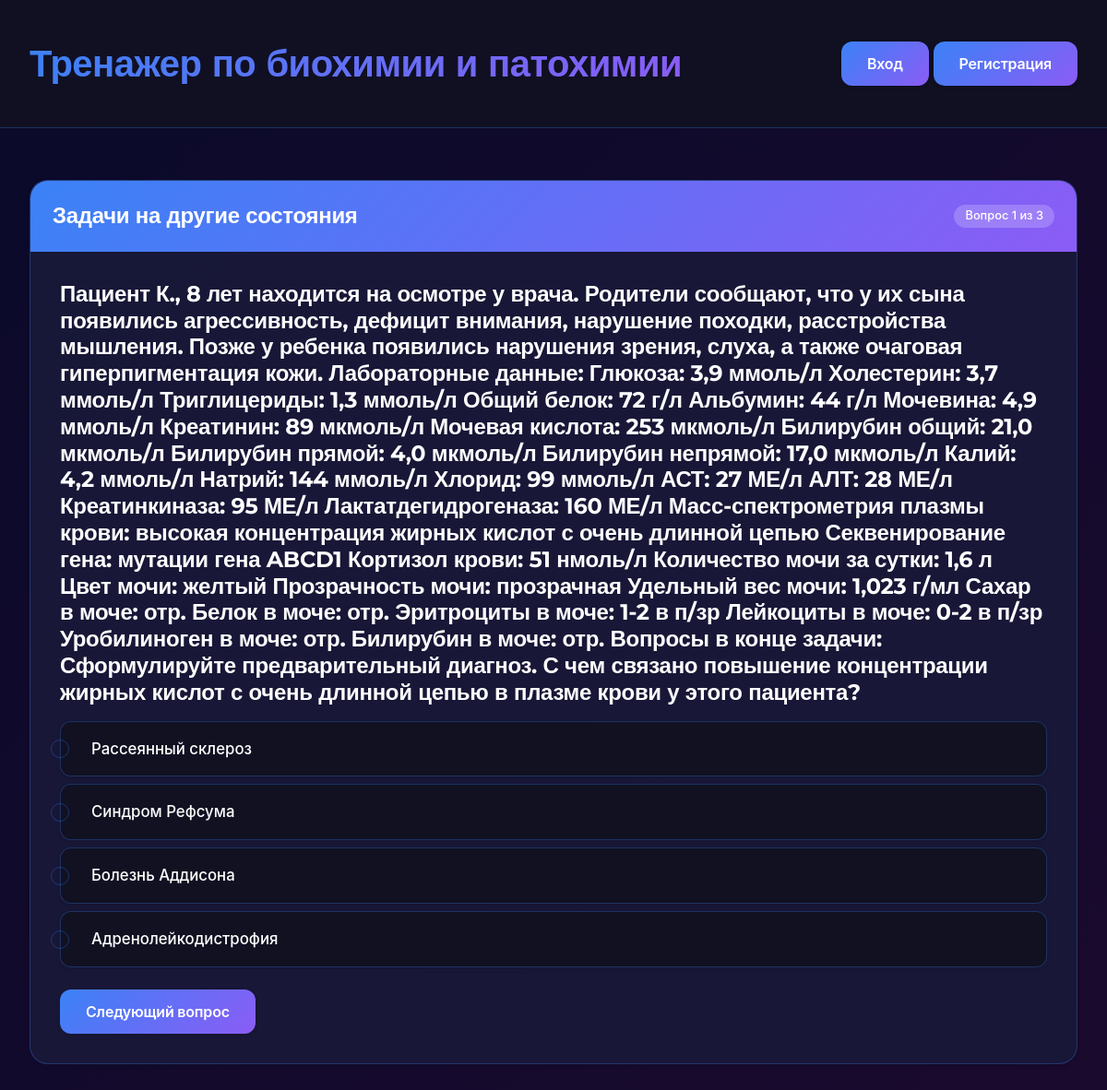
Page /quiz/17/question/30/ on the committed database.
### quiz/models.py (models this page shows, shortened)
class Quiz(models.Model):
    CATEGORY_CHOICES = [
        ('bio', 'Тренажеры по биохимии'),
        ('patho', 'Тренажеры по патохимии'),
    ]
    title = models.CharField('Название викторины', max_length=200)
    description = models.TextField('Описание', blank=True)
    created_at = models.DateTimeField('Дата создания', auto_now_add=True)
    category = models.CharField(
        'Раздел',
        max_length=10,
        choices=CATEGORY_CHOICES,
        default='bio'
    )
    class Meta:
        verbose_name = 'Викторина'
        verbose_name_plural = 'Викторины'

class Question(models.Model):
    quiz = models.ForeignKey(Quiz, on_delete=models.CASCADE, related_name='questions', verbose_name='Викторина')
    text = models.CharField('Текст вопроса', max_length=2000)
    explanation = models.TextField('Пояснение', blank=True)
    order = models.IntegerField('Порядок', default=0)
    image = models.ImageField('Изображение к вопросу', upload_to='question_images/', blank=True, null=True)
    class Meta:
        verbose_name = 'Вопрос'
        verbose_name_plural = 'Вопросы'
        ordering = ['order']

class Choice(models.Model):
    question = models.ForeignKey(Question, on_delete=models.CASCADE, related_name='choices', verbose_name='Вопрос')
    text = models.CharField('Текст ответа', max_length=1000)
    is_correct = models.BooleanField('Правильный ответ', default=False)
    class Meta:
        verbose_name = 'Вариант ответа'
        verbose_name_plural = 'Варианты ответов'

### quiz/views.py (the view, shortened to what this page needs)
# urls.py: path('quiz/<int:quiz_id>/question/<int:question_id>/', views.question_view, name='question_view'),
def question_view(request, quiz_id, question_id):
    quiz = get_object_or_404(Quiz, id=quiz_id)
    question = get_object_or_404(Question, id=question_id, quiz=quiz)
    question_order = request.session.get(f'quiz_{quiz_id}_question_order', [])
    if not question_order:
        questions_list = list(quiz.questions.all())
        random.shuffle(questions_list)
        question_order = [q.id for q in questions_list]
        request.session[f'quiz_{quiz_id}_question_order'] = question_order
    choices = question.choices.all()
    current_number = question_order.index(question_id) + 1
    total_questions = len(question_order)
    return render(request, 'quiz/question.html', {
        'quiz': quiz,
        'question': question,
        'choices': choices,
        'current_number': current_number,
        'total_questions': total_questions,
    })

### quiz/templates/quiz/question.html (shortened to what this page needs)
{% extends 'quiz/base.html' %}
{% block content %}
<div class="card">
    <div class="card-header bg-primary text-white">
        <div class="d-flex justify-content-between align-items-center">
            <h4 class="mb-0">{{ quiz.title }}</h4>
            <span class="badge bg-light text-dark">Вопрос {{ current_number }} из {{ total_questions }}</span>
        </div>
    </div>
    <div class="card-body">
        <h5 class="card-title">{{ question.text }}</h5>
        <form method="post">
            {% for choice in choices %}
            <label class="form-check mb-2" style="cursor: pointer; width: 100%;">
                <input class="form-check-input" type="radio" name="choice"
                       value="{{ choice.id }}" id="choice{{ choice.id }}" required>
                <span class="form-check-label" style="margin-left: 12px;">
                    {{ choice.text }}
                </span>
            </label>
            {% endfor %}
            <button type="submit" class="btn btn-success mt-3">
                {% if current_number == total_questions %}
                Завершить тест
                {% else %}
                Следующий вопрос
                {% endif %}
            </button>
        </form>
    </div>
</div>
{% endblock %}

### quiz/static/quiz/css/style.css (style rules this page uses)
:root { --bg-gradient-start: #0a0a2a; --bg-gradient-end: #1a0a2e; --bg-secondary: #111122; --bg-card: rgba(26, 26, 58, 0.85); --bg-hover: rgba(34, 34, 68, 0.9); --text-primary: #ffffff; --text-secondary: #c0c0c0; --accent-start: #3b82f6; --accent-end: #8b5cf6; --accent-hover-start: #2563eb; --accent-hover-end: #7c3aed; --success: #10b981; --danger: #ef4444; --border: rgba(59, 130, 246, 0.3); }
* { margin: 0; padding: 0; box-sizing: border-box; }
html { height: 100%; }
body { background: linear-gradient(135deg, var(--bg-gradient-start), var(--bg-gradient-end)); background-attachment: fixed; background-size: cover; min-height: 100vh; font-family: 'Inter', -apple-system, BlinkMacSystemFont, sans-serif; color: var(--text-primary); line-height: 1.6; font-size: 18px; overflow-x: hidden; width: 100%; position: relative; }
h1, h2, h3, h4, h5 { font-family: 'Montserrat', sans-serif; font-weight: 800; }
h3, h4, h5 { font-weight: 600; letter-spacing: -0.3px; }
.card { background: var(--bg-card); border: 1px solid var(--border); border-radius: 20px; transition: all 0.3s cubic-bezier(0.4, 0, 0.2, 1); overflow: hidden; height: 100%; width: 100%; }
.card-body { padding: clamp(1rem, 4vw, 2rem); }
.card-title { font-size: clamp(1.2rem, 4vw, 1.5rem); font-weight: 700; margin-bottom: 1rem; color: var(--text-primary); word-wrap: break-word; }
.btn { padding: clamp(8px, 2vw, 12px) clamp(16px, 4vw, 28px); font-size: clamp(0.85rem, 3vw, 1rem); font-weight: 600; border-radius: 12px; transition: all 0.2s ease; letter-spacing: -0.2px; border: none; cursor: pointer; background: linear-gradient(135deg, var(--accent-start), var(--accent-end)); color: white; }
.card-header { background: linear-gradient(135deg, var(--accent-start), var(--accent-end)) !important; padding: clamp(1rem, 4vw, 1.5rem) !important; border-bottom: none !important; }
.card-header h4 { font-size: clamp(1.1rem, 4vw, 1.5rem); font-weight: 700; margin-bottom: 0; word-wrap: break-word; }
.d-flex.justify-content-between.align-items-center { flex-wrap: wrap; gap: 10px; }
.badge { background: rgba(255, 255, 255, 0.2) !important; color: white !important; padding: 6px 12px !important; border-radius: 40px !important; font-size: 0.8rem !important; font-weight: 500 !important; white-space: nowrap; }
.form-check { padding: clamp(0.75rem, 3vw, 1rem); margin-bottom: 0.75rem; background: var(--bg-secondary); border: 1px solid var(--border); border-radius: 12px; transition: all 0.2s ease; cursor: pointer; display: flex; align-items: center; width: 100%; }
.form-check-input { width: clamp(18px, 4vw, 20px); height: clamp(18px, 4vw, 20px); margin: 0; margin-right: 12px; flex-shrink: 0; cursor: pointer; background-color: var(--bg-primary); border-color: var(--border); }
.form-check-label { font-size: clamp(0.95rem, 3.5vw, 1.05rem); font-weight: 500; cursor: pointer; color: var(--text-primary); flex: 1; word-wrap: break-word; }
.card, .card-body, .features { animation: fadeIn 0.5s ease-out; }
.card, .form-check, .btn { box-shadow: 0 2px 4px rgba(0, 0, 0, 0.1); }

### rows in the picture
Quiz: title "Задачи на другие состояния"
Question: text "Пациент К., 8 лет находится на осмотре у врача. Родители сообщают, что у их сына появились агрессивность, дефицит внимания, нарушение походки, расстройства мышления. Позже у ребенка появились нарушения зрения, слуха, а также очаговая гиперпигментация кожи. Лабораторные данные: Глюкоза: 3,9 ммоль/л Холестерин: 3,7 ммоль/л Триглицериды: 1,3 ммоль/л Общий белок: 72 г/л Альбумин: 44 г/л Мочевина: 4,9 ммоль/л Креатинин: 89 мкмоль/л Мочевая кислота: 253 мкмоль/л Билирубин общий: 21,0 мкмоль/л Билирубин прямой: 4,0 мкмоль/л Билирубин непрямой: 17,0 мкмоль/л Калий: 4,2 ммоль/л Натрий: 144 ммоль/л Хлорид: 99 ммоль/л АСТ: 27 МЕ/л АЛТ: 28 МЕ/л Креатинкиназа: 95 МЕ/л Лактатдегидрогеназа: 160 МЕ/л…"
Choice: text "Рассеянный склероз"
Choice: text "Синдром Рефсума"
Choice: text "Болезнь Аддисона"
Choice: text "Адренолейкодистрофия"

### other values in the picture
{{ current_number }} "1"
{{ total_questions }} "3"
